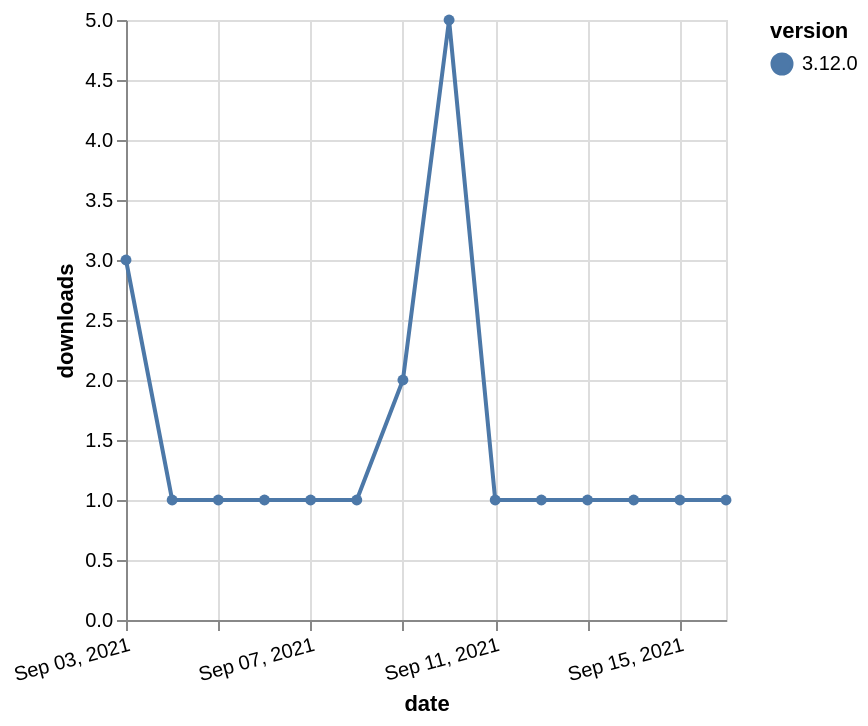

Specify this chart in Vega-Lite:
### Vega-Lite specification from a JSON file in a GitHub repository (floating-point values rounded to 4 significant figures)
{"$schema": "https://vega.github.io/schema/vega-lite/v5.json", "description": "A simple bar chart with embedded data.", "data": {"values": [{"date": "2021-09-03", "total": 511, "delta": 3, "version": "3.12.0"}, {"date": "2021-09-04", "total": 512, "delta": 1, "version": "3.12.0"}, {"date": "2021-09-05", "total": 513, "delta": 1, "version": "3.12.0"}, {"date": "2021-09-06", "total": 514, "delta": 1, "version": "3.12.0"}, {"date": "2021-09-07", "total": 515, "delta": 1, "version": "3.12.0"}, {"date": "2021-09-08", "total": 516, "delta": 1, "version": "3.12.0"}, {"date": "2021-09-09", "total": 518, "delta": 2, "version": "3.12.0"}, {"date": "2021-09-10", "total": 523, "delta": 5, "version": "3.12.0"}, {"date": "2021-09-11", "total": 524, "delta": 1, "version": "3.12.0"}, {"date": "2021-09-12", "total": 525, "delta": 1, "version": "3.12.0"}, {"date": "2021-09-13", "total": 526, "delta": 1, "version": "3.12.0"}, {"date": "2021-09-14", "total": 527, "delta": 1, "version": "3.12.0"}, {"date": "2021-09-15", "total": 528, "delta": 1, "version": "3.12.0"}, {"date": "2021-09-16", "total": 529, "delta": 1, "version": "3.12.0"}]}, "width": "container", "mark": {"type": "line", "point": {"filled": true}}, "encoding": {"x": {"field": "date", "type": "temporal", "timeUnit": "yearmonthdate", "title": "date", "axis": {"labelAngle": -15}}, "y": {"field": "delta", "type": "quantitative", "title": "downloads"}, "color": {"field": "version", "type": "nominal"}, "tooltip": {"field": "delta"}}}
